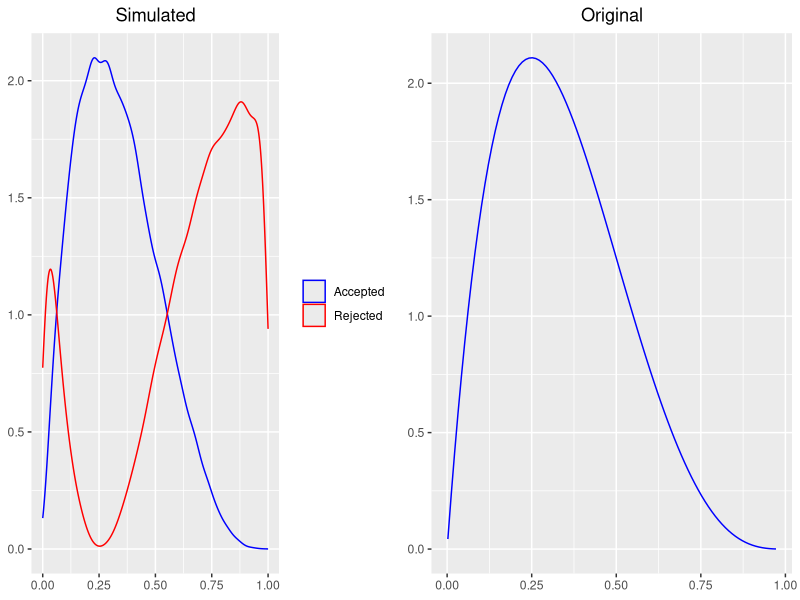
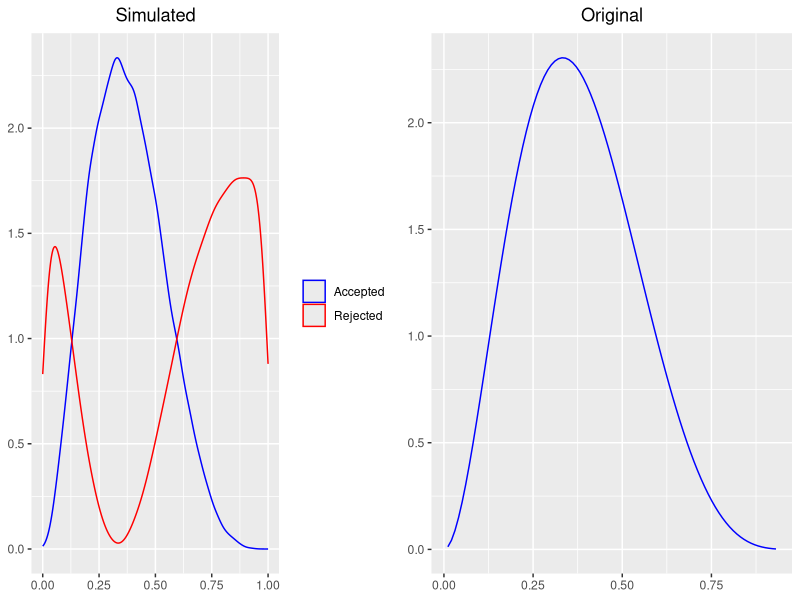
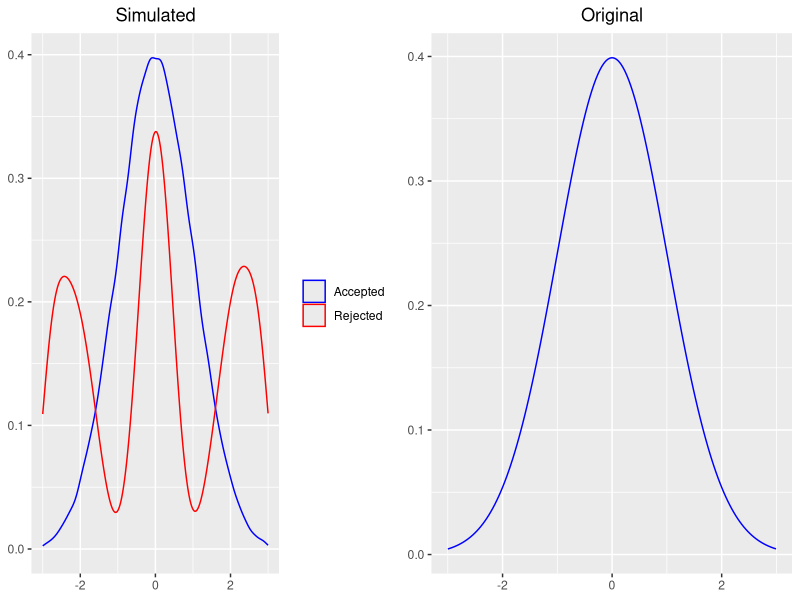
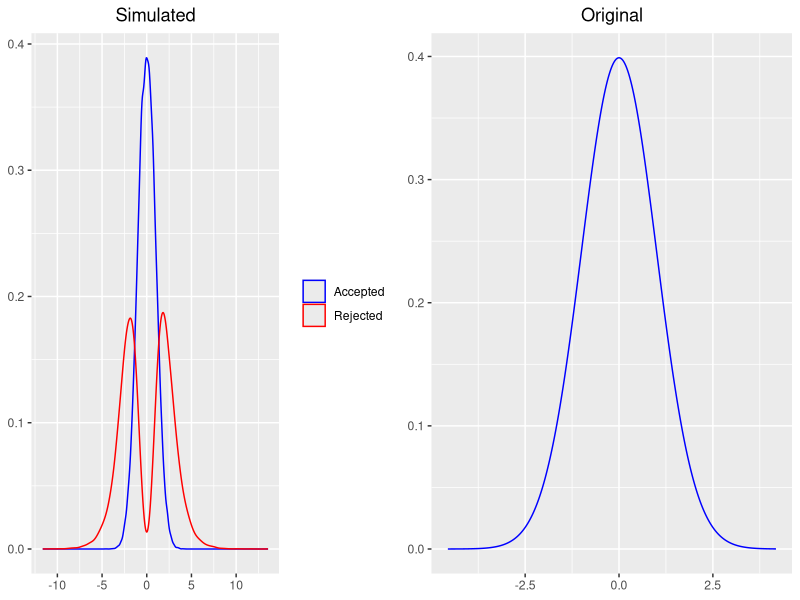
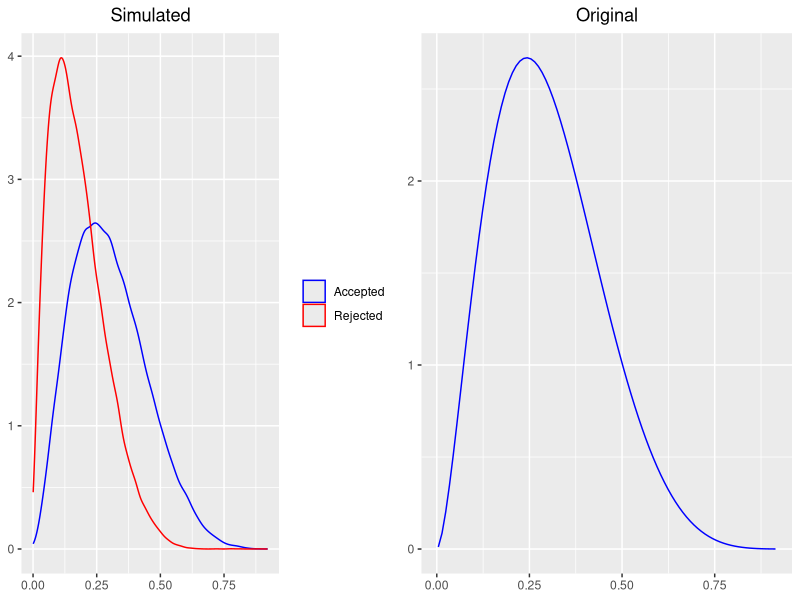
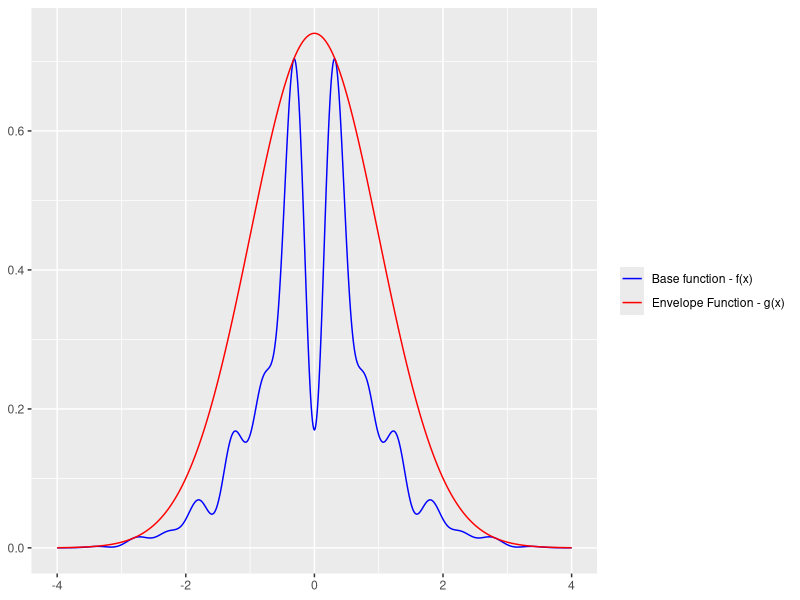
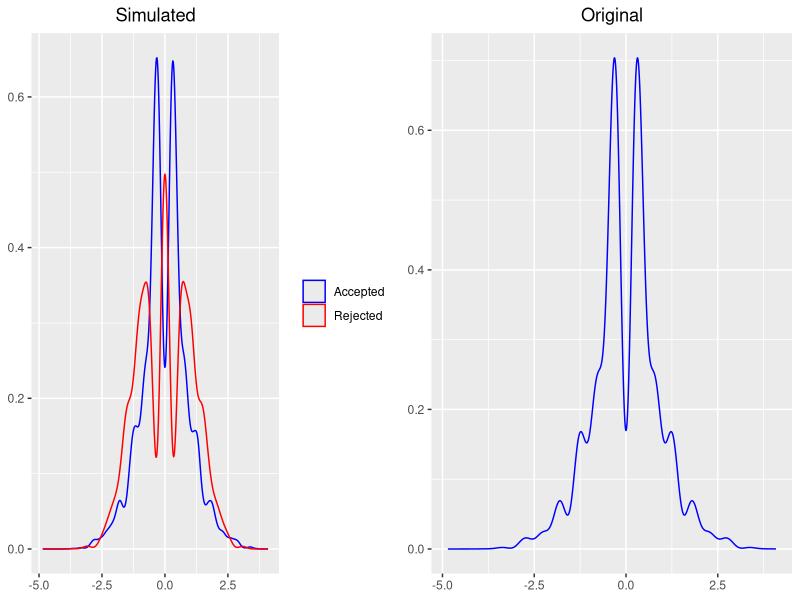

These charts were generated, in order, by the following R code:
## ---- chunk 1
knitr::opts_chunk$set(fig.width=9, fig.height=7, fig.align="center", echo=TRUE, 
                      warning=FALSE, message=FALSE, autodep = TRUE, cache=TRUE)
library(ggplot2)
## ---- chunk 2
multiplot <- function(..., plotlist=NULL, file, cols=1, layout=NULL) {
  library(grid)
  
  # Make a list from the ... arguments and plotlist
  plots <- c(list(...), plotlist)
  
  numPlots = length(plots)
  
  # If layout is NULL, then use 'cols' to determine layout
  if (is.null(layout)) {
    # Make the panel
    # ncol: Number of columns of plots
    # nrow: Number of rows needed, calculated from # of cols
    layout <- matrix(seq(1, cols * ceiling(numPlots/cols)),
                     ncol = cols, nrow = ceiling(numPlots/cols))
  }
  
  if (numPlots==1) {
    print(plots[[1]])
    
  } else {
    # Set up the page
    grid.newpage()
    pushViewport(viewport(layout = grid.layout(nrow(layout), ncol(layout))))
    
    # Make each plot, in the correct location
    for (i in 1:numPlots) {
      # Get the i,j matrix positions of the regions that contain this subplot
      matchidx <- as.data.frame(which(layout == i, arr.ind = TRUE))
      
      print(plots[[i]], vp = viewport(layout.pos.row = matchidx$row,
                                      layout.pos.col = matchidx$col))
    }
  }
}

my_plot = function(Y_accepted, f, Y_rejected){
  Y_accepted = as.data.frame(r[1])
  colnames(Y_accepted) <- c("x")
  Y_rejected = as.data.frame(r[2])
  colnames(Y_rejected) <- c("x")
  
  q1 = ggplot() + geom_density(aes(x=x, color='blue'), data=Y_accepted) + 
    geom_density(aes(x=x, color='red'), data=Y_rejected) +
    ggtitle('Simulated') +
    theme(legend.position = 'right') +
    scale_color_manual(labels = c('Accepted', 'Rejected'), values = c('blue', 'red')) +
    theme(legend.title=element_blank(),
          axis.title.x=element_blank(),
          axis.title.y=element_blank(),
          plot.title = element_text(hjust = 0.5))
  
  x_original = seq(min(Y_accepted), max(Y_accepted), by=0.01)
  y_original = f(x_original)
  q2 = ggplot() + 
    geom_line(aes(x_original, y_original), color='blue') + 
    ggtitle('Original') +
    theme(axis.title.x=element_blank(),
          axis.title.y=element_blank(),
          plot.title = element_text(hjust = 0.5))
  
  multiplot(q1, q2, cols=2)
}
## ---- chunk 3
simple_accept_reject_method = function(f, max_point, xdomain=c(0, 1), N=100000){
  if (N < 1){
    stop("N parameter must be greater than 1.")
  }
      
  Y_accepted = c()
  Y_rejected = c()
  
  for (i in 0:N){
    x = runif(1, xdomain[1], xdomain[2])
    fx = f(x)
    u = runif(1, 0, max_point)
  
    if (u <= fx){
        Y_accepted = c(Y_accepted, x)
    } else {
        Y_rejected = c(Y_rejected, x)
    }
  }
  
  r = list(Y_accepted, Y_rejected)
  return (r)
}
## ---- chunk 4
is_envelope_function = function(f, g, M, xdomain=c(0, 1), ...){
  if (xdomain[1] >= xdomain[2]){
    stop("First value of the xdomain must be lower than the second value.")
  }
      
  x = seq(xdomain[1], xdomain[2], by=0.01)
  y_base = f(x)
  y_envelope = g(x, ...)
  
  return (sum((y_envelope * M - y_base) < 0) == 0)
}
## ---- chunk 5
plot_envelope_function = function(f, g, M, xdomain=c(0, 1), ...){
  if (xdomain[1] >= xdomain[2]){
    stop("First value of the xdomain must be lower than the second value.")
  }
    
  x = seq(xdomain[1], xdomain[2], by=0.01)
  y_base = f(x)
  y_envelope = g(x, ...) * M
  
  q1 = ggplot() + geom_line(aes(x=x, y=y_base, color='blue')) + 
    geom_line(aes(x=x, y=y_envelope, color='red')) +
    theme(legend.position = 'right') +
    scale_color_manual(labels = c('Base function - f(x)', 'Envelope Function - g(x)'), values = c('blue', 'red')) +
    theme(legend.title=element_blank(),
          axis.title.x=element_blank(),
          axis.title.y=element_blank(),
          plot.title = element_text(hjust = 0.5))
  q1
}
## ---- chunk 6
general_accept_reject_method = function(f, g, M, distrib_func, xdomain=NULL, N=100000, ...){
  if (N < 1){
    stop("N parameter must be greater than 1.")
  }
      
  Y_accepted = c()
  Y_rejected = c()
  
  y = distrib_func(n=N, ...)
  
  if (!is.null(xdomain)){
    if (xdomain[1] >= xdomain[2]){
        stop("First value of the xdomain must be lower than the second value.")
    }
    y = y[(y > xdomain[1]) & (y < xdomain[2])]
  }
  
  for (i in y){
    fy = f(i)
    gy = g(i, ...)
    u = runif(1, 0, 1)
    
    if (u <= fy / (M * gy)){
        Y_accepted = c(Y_accepted, i)
    } else {
        Y_rejected = c(Y_rejected, i)
    }
  }
          
  r = list(Y_accepted, Y_rejected)
  return (r)
}
## ---- chunk 7
f = function (x) 20 * x * (1 - x)**3
max_point = 135/64
N = 10**5

r = simple_accept_reject_method(f, max_point, N=N)
Y_accepted = r[[1]]
Y_rejected = r[[2]]
    
my_plot(Y_accepted, f, Y_rejected)
## ---- chunk 8
f = function (x) 105 * (x**2) * ((1-x)**4)
max_point = 560/243
N = 10**5

r = simple_accept_reject_method(f, max_point, N=N)
Y_accepted = r[[1]]
Y_rejected = r[[2]]
    
my_plot(Y_accepted, f, Y_rejected)
## ---- chunk 9
f = function (x) (1 / sqrt(2 * pi)) * (exp(1)**((-x**2) / 2))
g = function (x) 1 / (pi * (1 + (x**2)))
M = sqrt((2 * pi) / exp(1))
N = 10**5

r = general_accept_reject_method(f, g, M,
                                 rcauchy,
                                 xdomain=c(-3, 3),
                                 N=N)
Y_accepted = r[[1]]
Y_rejected = r[[2]]
    
my_plot(Y_accepted, f, Y_rejected)
## ---- chunk 10
f = function (x) (1 / sqrt(2 * pi)) * (exp(1)**((-x**2) / 2))
g = function (x) (1 / ((exp(1)**(-x)) + 1)**2) * (exp(1)**(-x))
M = 2 * sqrt(2 / pi)
N = 10**5

r = general_accept_reject_method(f, g, M,
                                 rlogis,
                                 N=N)
Y_accepted = r[[1]]
Y_rejected = r[[2]]
    
my_plot(Y_accepted, f, Y_rejected)
## ---- chunk 11
f = function (x) 129.339 * (x**1.7) * ((1-x)**5.3)
g = function (x, shape1, shape2) 42 * x * ((1-x)**5)
M = 1.6718
N = 10**5

r = general_accept_reject_method(f, g, M,
                                 rbeta,
                                 N=N,
                                 shape1=2, shape2=6)
Y_accepted = r[[1]]
Y_rejected = r[[2]]
    
my_plot(Y_accepted, f, Y_rejected)
## ---- chunk 12
f = function (x) (exp(1)**(-x**2 / 2) * (sin(6*x)**2 + 3 * cos(x)**2 * sin(4*x)**2 + 1)) / 5.89434
g = function (x) (exp(1)**(-x**2 / 2) / sqrt(2 * pi)) # = st.norm.pdf
M = 1.8561

print(paste('¿Está f(x) acotada por Mg(x)? -->', is_envelope_function(f, g, M, xdomain=c(-4, 4))))

plot_envelope_function(f, g, M, xdomain=c(-4, 4))
## ---- chunk 13
N = 10**5

r = general_accept_reject_method(f, g, M,
                                 rnorm,
                                 N=N)
Y_accepted = r[[1]]
Y_rejected = r[[2]]
    
my_plot(Y_accepted, f, Y_rejected)
